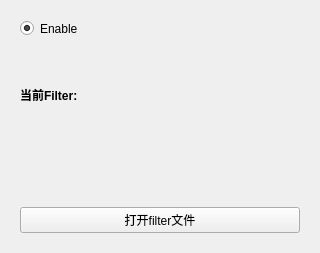
<?xml version="1.0" encoding="UTF-8"?>
<ui version="4.0">
 <class>BoxFilterComponentWidget</class>
 <widget class="QWidget" name="BoxFilterComponentWidget">
  <property name="geometry">
   <rect>
    <x>0</x>
    <y>0</y>
    <width>320</width>
    <height>253</height>
   </rect>
  </property>
  <property name="windowTitle">
   <string>Form</string>
  </property>
  <layout class="QVBoxLayout" name="verticalLayout">
   <item>
    <widget class="QWidget" name="enableWidget" native="true">
     <property name="maximumSize">
      <size>
       <width>16777215</width>
       <height>35</height>
      </size>
     </property>
     <layout class="QHBoxLayout" name="horizontalLayout_2">
      <item>
       <widget class="QRadioButton" name="enableButton">
        <property name="text">
         <string>Enable</string>
        </property>
        <property name="checked">
         <bool>true</bool>
        </property>
       </widget>
      </item>
     </layout>
    </widget>
   </item>
   <item>
    <widget class="QWidget" name="kernalSizeWidget" native="true">
     <layout class="QVBoxLayout" name="verticalLayout_2">
      <item>
       <widget class="QLabel" name="label">
        <property name="font">
         <font>
          <bold>true</bold>
         </font>
        </property>
        <property name="text">
         <string>当前Filter:</string>
        </property>
       </widget>
      </item>
      <item>
       <widget class="QLabel" name="filter">
        <property name="text">
         <string/>
        </property>
       </widget>
      </item>
      <item>
       <widget class="QPushButton" name="openfile">
        <property name="text">
         <string>打开filter文件</string>
        </property>
       </widget>
      </item>
     </layout>
    </widget>
   </item>
  </layout>
 </widget>
 <resources/>
 <connections/>
</ui>
